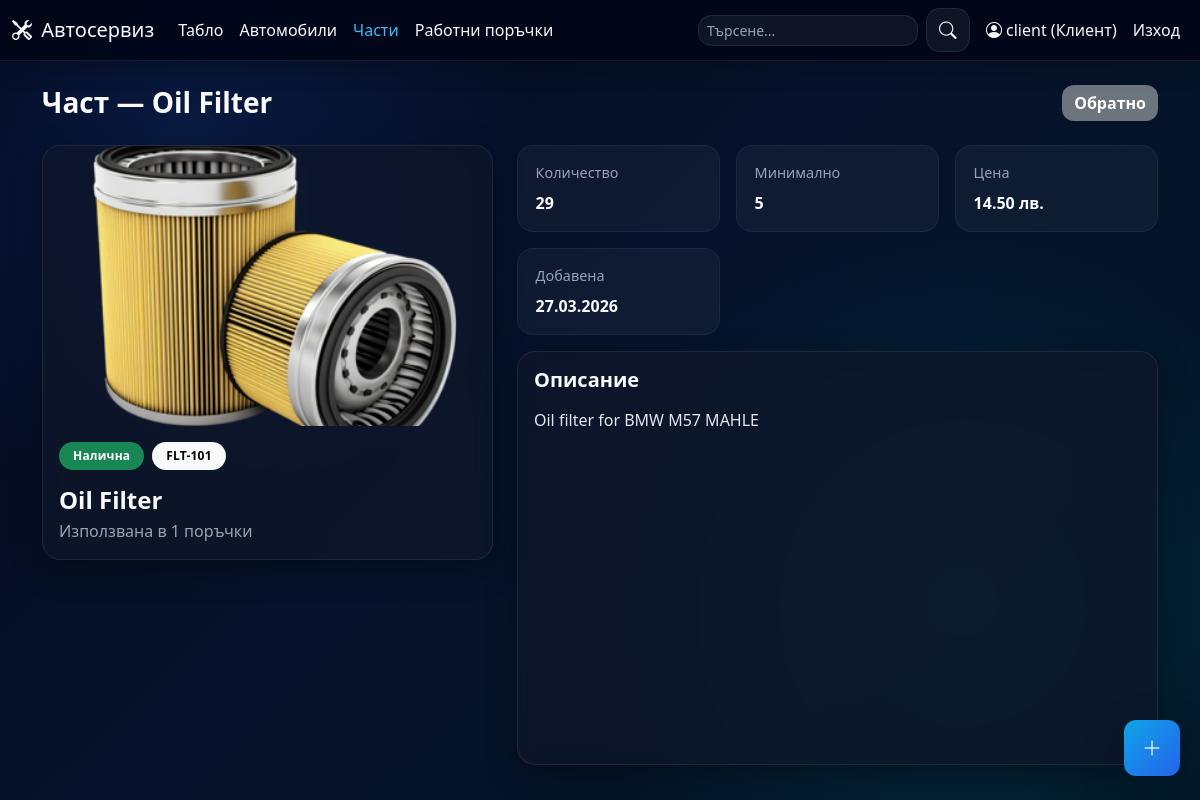
The page /parts/2 (signed in) on the database its author committed.
### app/models.py (models this page shows, shortened)
class User(UserMixin, db.Model):
    id = db.Column(db.Integer, primary_key=True)
    username = db.Column(db.String(80), unique=True, nullable=False)
    password_hash = db.Column(db.String(255), nullable=False)
    role = db.Column(db.String(20), nullable=False, default='client')
    full_name = db.Column(db.String(120))
    phone = db.Column(db.String(30))
    created_at = db.Column(db.DateTime, default=datetime.now)
    cars = db.relationship('Car', backref='user', lazy=True)

class Part(db.Model):
    id = db.Column(db.Integer, primary_key=True)
    part_number = db.Column(db.String(80), unique=True, nullable=False)
    name = db.Column(db.String(120), nullable=False)
    quantity = db.Column(db.Integer, nullable=False, default=0)
    min_quantity = db.Column(db.Integer, nullable=False, default=5)
    unit_price = db.Column(db.Float, nullable=False, default=0.0)
    description = db.Column(db.Text)
    image_filename = db.Column(db.String(255))
    created_at = db.Column(db.DateTime, default=datetime.now)
    order_links = db.relationship('WorkOrderPart', backref='part', lazy=True, cascade='all, delete-orphan')

### app/routes_parts.py (the view)
    @app.route('/parts/<int:part_id>')
    @login_required
    def part_details(part_id):
        part = Part.query.get_or_404(part_id)
        return render_template('part_details.html', part=part)

### app/route_support.py (called while the page is built)
def register_template_helpers(app):
    @app.context_processor
    def inject_status_helpers():
        return {
            'status_label': status_label,
            'status_badge': status_badge,
            'status_meta': STATUS_META,
            'role_label': role_label,
            'pdf_export_enabled': pdf_export_available(),
        }

def role_label(role: str) -> str:
    return ROLE_META.get(role, role)

def load_pdf_dependencies():
    pagesizes = import_module('reportlab.lib.pagesizes')
    utils = import_module('reportlab.lib.utils')
    pdfbase = import_module('reportlab.pdfbase')
    ttfonts = import_module('reportlab.pdfbase.ttfonts')
    pdfgen = import_module('reportlab.pdfgen.canvas')
    return {
        'A4': pagesizes.A4,
        'simple_split': utils.simpleSplit,
        'pdfmetrics': pdfbase.pdfmetrics,
        'ttfont': ttfonts.TTFont,
        'canvas': pdfgen,
    }

def pdf_export_available() -> bool:
    try:
        load_pdf_dependencies()
    except ImportError:
        return False
    return True

### app/templates/part_details.html (shortened to what this page needs)
{% extends "base.html" %}
{% block content %}
<div class="d-flex justify-content-between align-items-center mb-4 flex-wrap gap-2">
  <h3 class="mb-0">Част — {{ part.name }}</h3>
  <div class="d-flex gap-2">
    <a class="btn btn-secondary" href="{{ url_for('list_parts') }}">Обратно</a>
  </div>
</div>
<div class="row g-4">
  <div class="col-lg-5">
    <div class="card detail-card h-100 overflow-hidden">
      {% if part.image_filename %}
      <img src="{{ url_for('static', filename=part.image_filename) }}" class="detail-image" alt="{{ part.name }}">
      {% else %}
      <div class="detail-image-placeholder"><i class="bi bi-box-seam"></i></div>
      {% endif %}
      <div class="card-body">
        <div class="d-flex flex-wrap gap-2 mb-3">
          <span class="badge {% if part.quantity <= part.min_quantity %}text-bg-warning{% else %}text-bg-success{% endif %}">
            {% if part.quantity <= part.min_quantity %}Ниска наличност{% else %}Налична{% endif %}
          </span>
          <span class="badge text-bg-light">{{ part.part_number }}</span>
        </div>
        <h4 class="mb-1">{{ part.name }}</h4>
        <p class="text-muted mb-0">Използвана в {{ part.order_links|length }} поръчки</p>
      </div>
    </div>
  </div>
  <div class="col-lg-7">
    <div class="detail-meta-grid mb-3">
      <div class="detail-meta-box">
        <span class="detail-meta-label">Количество</span>
        <strong>{{ part.quantity }}</strong>
      </div>
      <div class="detail-meta-box">
        <span class="detail-meta-label">Минимално</span>
        <strong>{{ part.min_quantity }}</strong>
      </div>
      <div class="detail-meta-box">
        <span class="detail-meta-label">Цена</span>
        <strong>{{ '%.2f'|format(part.unit_price) }} лв.</strong>
      </div>
      <div class="detail-meta-box">
        <span class="detail-meta-label">Добавена</span>
        <strong>{{ part.created_at.strftime('%d.%m.%Y') }}</strong>
      </div>
    </div>
    <div class="card h-100">
      <div class="card-body">
        <h5 class="mb-3">Описание</h5>
        <p class="mb-0">{{ part.description or 'Няма описание за тази част.' }}</p>
      </div>
    </div>
  </div>
</div>
{% endblock %}

### app/templates/base.html (shortened to what this page needs)
<!doctype html>
<html lang="bg">
<head>
  <link href="https://cdn.jsdelivr.net/npm/bootstrap@5.3.3/dist/css/bootstrap.min.css" rel="stylesheet">
  <link rel="stylesheet" href="https://cdn.jsdelivr.net/npm/bootstrap-icons@1.11.3/font/bootstrap-icons.min.css">
  <link rel="stylesheet" href="{{ url_for('static', filename='css/styles.css') }}">
</head>
<body>
<nav class="navbar navbar-expand-lg sticky-top">
  <div class="container-fluid">
    <a class="navbar-brand" href="{{ url_for('landing') if not current_user.is_authenticated else url_for('dashboard') }}">
      <i class="bi bi-tools me-1"></i> Автосервиз
    </a>
    <div class="collapse navbar-collapse" id="navMenu">
      {% if current_user.is_authenticated %}
      <ul class="navbar-nav me-auto mb-2 mb-lg-0">
        <li class="nav-item"><a class="nav-link {% if request.path.startswith('/dashboard') %}active{% endif %}" href="{{ url_for('dashboard') }}">Табло</a></li>
        <li class="nav-item"><a class="nav-link {% if request.path.startswith('/cars') %}active{% endif %}" href="{{ url_for('list_cars') }}">Автомобили</a></li>
        <li class="nav-item"><a class="nav-link {% if request.path.startswith('/parts') %}active{% endif %}" href="{{ url_for('list_parts') }}">Части</a></li>
        <li class="nav-item"><a class="nav-link {% if request.path.startswith('/work-orders') %}active{% endif %}" href="{{ url_for('list_work_orders') }}">Работни поръчки</a></li>
      </ul>
      {% endif %}
      <ul class="navbar-nav ms-auto align-items-center gap-2">
        {% if current_user.is_authenticated %}
        <li class="nav-item me-2 d-none d-md-block">
          <div class="input-group search-box">
            <input id="globalSearch" class="form-control form-control-sm" type="search" placeholder="Търсене...">
            <span class="input-group-text bg-white"><i class="bi bi-search"></i></span>
          </div>
        </li>
        <li class="nav-item"><span class="navbar-text"><i class="bi bi-person-circle"></i> {{ current_user.username }} ({{ role_label(current_user.role) }})</span></li>
        <li class="nav-item"><a class="nav-link text-danger" href="{{ url_for('logout') }}">Изход</a></li>
        {% else %}
        <li class="nav-item"><a class="nav-link" href="{{ url_for('login') }}">Вход</a></li>
        {% endif %}
      </ul>
    </div>
  </div>
</nav>
<div class="container py-4">
  {% block content %}{% endblock %}
</div>
{% if current_user.is_authenticated and current_user.role in ['manager', 'client'] %}
<button id="fabAdd" class="btn btn-primary btn-lg shadow-lg rounded-circle position-fixed d-flex align-items-center justify-content-center" style="right:20px;bottom:24px;width:56px;height:56px;z-index:1050;" data-bs-toggle="modal" data-bs-target="#fabModal" aria-label="Създай">
  <i class="bi bi-plus-lg" style="font-size:1.25rem"></i>
</button>
{% endif %}
</body>
</html>

### app/static/css/styles.css (style rules this page uses)
:root { --bg-1: #020617; --bg-2: #06122b; --bg-3: #031525; --surface: rgba(15, 23, 42, 0.78); --surface-strong: rgba(17, 24, 39, 0.92); --surface-soft: rgba(30, 41, 59, 0.72); --border: rgba(255, 255, 255, 0.08); --text: #e5e7eb; --text-strong: #f8fafc; --text-soft: #94a3b8; --primary: #2563eb; --primary-soft: rgba(37, 99, 235, 0.18); --cyan: #06b6d4; --cyan-soft: rgba(6, 182, 212, 0.16); --success: #22c55e; --success-soft: rgba(34, 197, 94, 0.18); --warning: #f59e0b; --warning-soft: rgba(245, 158, 11, 0.18); --secondary-soft: rgba(148, 163, 184, 0.18); --shadow: 0 10px 30px rgba(0, 0, 0, 0.35); --radius: 18px; }
html, body { min-height: 100%; }
body { margin: 0; padding: 0; color: var(--text); background: radial-gradient(circle at 15% 20%, rgba(37, 99, 235, 0.18), transparent 30%), radial-gradient(circle at 80% 75%, rgba(6, 182, 212, 0.14), transparent 34%), linear-gradient(135deg, var(--bg-1) 0%, var(--bg-2) 45%, var(--bg-3) 100%); background-attachment: fixed; }
h1, h2, h3, h4, h5, h6 { color: var(--text-strong); font-weight: 700; }
p, label, small, span, div, li { color: inherit; }
.text-muted, .muted, .page-subtitle, .subtitle, .small-muted { color: var(--text-soft) !important; }
a { color: #7dd3fc; text-decoration: none; }
.navbar { background: rgba(2, 6, 23, 0.88) !important; backdrop-filter: blur(12px); border-bottom: 1px solid var(--border); box-shadow: 0 6px 24px rgba(0, 0, 0, 0.22); }
.navbar-brand, .navbar .nav-link, .navbar span, .navbar a, .navbar .text-dark, .navbar .text-muted { color: var(--text-strong) !important; }
.navbar .nav-link:hover, .navbar .nav-link.active { color: #38bdf8 !important; }
.form-control, .form-select, .navbar input, input[type="text"], input[type="search"], input[type="number"], input[type="date"], input[type="email"], input[type="password"], textarea, select { background: rgba(15, 23, 42, 0.92) !important; color: var(--text-strong) !important; border: 1px solid var(--border) !important; border-radius: 12px !important; box-shadow: none !important; }
.form-control::placeholder, .navbar input::placeholder, textarea::placeholder { color: var(--text-soft) !important; }
.btn { border-radius: 12px !important; font-weight: 600; border: none !important; }
.btn-primary, .btn-success, .btn-info { color: white !important; }
.btn-primary { background: linear-gradient(135deg, #0ea5e9, #2563eb) !important; }
.search-box { display: flex !important; align-items: center; gap: 0.55rem; }
.search-box .form-control { min-width: 220px; border-radius: 14px !important; }
.search-box .input-group-text { display: inline-flex; align-items: center; justify-content: center; width: 44px; height: 44px; padding: 0; background: rgba(15, 23, 42, 0.92) !important; color: var(--text-strong) !important; border: 1px solid var(--border) !important; border-radius: 14px !important; }
.search-box .input-group-text i { font-size: 1.1rem; }
.card, .content-card, .dashboard-card, .glass-card, .section-box, .widget-box, .filter-box, .stats-card, .order-item { background: var(--surface) !important; color: var(--text) !important; border: 1px solid var(--border) !important; border-radius: var(--radius) !important; box-shadow: var(--shadow); backdrop-filter: blur(10px); }
.table-light, .bg-white, .bg-light, .bg-body, .bg-body-tertiary { background: transparent !important; }
.badge { border-radius: 999px !important; padding: 8px 14px !important; font-weight: 700; letter-spacing: 0.2px; }
.detail-card { overflow: hidden; }
.detail-image, .detail-image-placeholder { width: 100%; height: 280px; }
.detail-image { object-fit: cover; display: block; }
.detail-meta-grid { display: grid; grid-template-columns: repeat(auto-fit, minmax(180px, 1fr)); gap: 1rem; }
.detail-meta-box { padding: 1rem 1.1rem; border-radius: 16px; background: rgba(255, 255, 255, 0.04); border: 1px solid rgba(255, 255, 255, 0.06); }
.detail-meta-label { display: block; margin-bottom: 0.45rem; color: var(--text-soft); font-size: 0.9rem; }
.detail-meta-box strong { color: var(--text-strong); word-break: break-word; }

### rows shown on the page
User: username "client", role "Клиент"
Part: name "Oil Filter", image_filename (picture), part_number "FLT-101", quantity "29", min_quantity "5", unit_price "14.50", created_at "27.03.2026", description "Oil filter for BMW M57 MAHLE"

### other values the page prints
{{ part.order_links|length }} "1"
